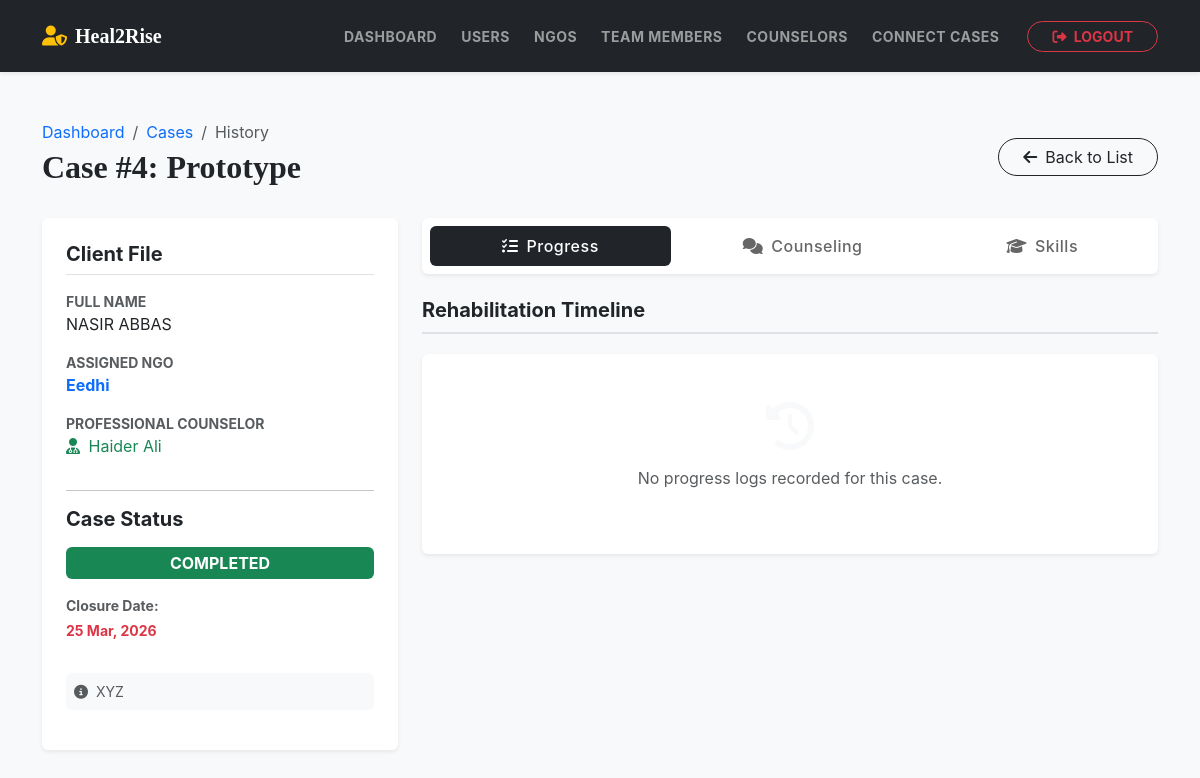
/admin/admin_case_details.php?id=4 (signed in), run on the app's committed database.
### tables this page shows
CREATE TABLE `cases` (
  `case_id` int(11) NOT NULL,
  `user_id` int(11) NOT NULL,
  `ngo_id` int(11) DEFAULT NULL,
  `team_member_id` int(11) DEFAULT NULL,
  `counselor_id` int(11) DEFAULT NULL,
  `case_title` varchar(150) DEFAULT NULL,
  `issue_category` varchar(100) DEFAULT NULL,
  `description` text DEFAULT NULL,
  `start_date` date NOT NULL,
  `status` enum('open','in_progress','rehabilitation','closed','rejected','completed') DEFAULT 'open',
  `closure_date` date DEFAULT NULL,
  `closure_reason` text DEFAULT NULL,
  `assigned_date` datetime DEFAULT current_timestamp(),
  `last_updated` datetime DEFAULT current_timestamp() ON UPDATE current_timestamp()
);

CREATE TABLE `users` (
  `id` int(11) NOT NULL,
  `full_name` varchar(100) NOT NULL,
  `username` varchar(50) NOT NULL,
  `email` varchar(100) NOT NULL,
  `password` varchar(255) NOT NULL,
  `dob` date DEFAULT NULL,
  `cnic` varchar(15) DEFAULT NULL,
  `contact_number` varchar(20) DEFAULT NULL,
  `address` text DEFAULT NULL,
  `is_active` tinyint(1) DEFAULT 1,
  `created_at` timestamp NOT NULL DEFAULT current_timestamp(),
  `updated_at` timestamp NOT NULL DEFAULT current_timestamp() ON UPDATE current_timestamp()
);

CREATE TABLE `ngos` (
  `id` int(11) NOT NULL,
  `ngo_name` varchar(150) NOT NULL,
  `username` varchar(50) NOT NULL,
  `email` varchar(100) NOT NULL,
  `password_hash` varchar(255) NOT NULL,
  `contact_person` varchar(100) DEFAULT NULL,
  `phone` varchar(20) DEFAULT NULL,
  `address` varchar(255) DEFAULT NULL,
  `city` varchar(100) DEFAULT NULL,
  `specialties` text DEFAULT NULL,
  `registration_date` datetime DEFAULT current_timestamp(),
  `is_active` tinyint(1) DEFAULT 1,
  `last_updated` datetime DEFAULT current_timestamp() ON UPDATE current_timestamp()
);

CREATE TABLE `counselors` (
  `id` int(11) NOT NULL,
  `full_name` varchar(100) NOT NULL,
  `email` varchar(100) NOT NULL,
  `phone` varchar(20) DEFAULT NULL,
  `specialization` varchar(100) DEFAULT NULL,
  `password` varchar(255) NOT NULL,
  `created_at` timestamp NOT NULL DEFAULT current_timestamp()
);

### admin/admin_case_details.php (the view, shortened to what this page needs)
<?php
include "config.php";
$case_id = intval($_GET['id'] ?? 0);
$case_sql = "SELECT c.*, u.full_name as user_name, n.ngo_name, co.full_name as assigned_counselor
             FROM cases c
             JOIN users u ON c.user_id = u.id
             LEFT JOIN ngos n ON c.ngo_id = n.id
             LEFT JOIN counselors co ON c.counselor_id = co.id
             WHERE c.case_id = $case_id";
$case_result = mysqli_query($conn, $case_sql);
$case_info = mysqli_fetch_assoc($case_result);
$progress = mysqli_query($conn, "SELECT cp.*, t.full_name as member_name
                                 FROM case_progress cp
                                 LEFT JOIN team_members t ON cp.updated_by_team_member = t.team_member_id
                                 WHERE cp.case_id = $case_id ORDER BY cp.created_at DESC");
?>
<!DOCTYPE html>
<html lang="en">
<head>
    <link href="https://cdn.jsdelivr.net/npm/bootstrap@5.3.0/dist/css/bootstrap.min.css" rel="stylesheet">
    <link rel="stylesheet" href="https://cdnjs.cloudflare.com/ajax/libs/font-awesome/6.4.0/css/all.min.css">
    <link rel="stylesheet" href="../CSS/style.css">
</head>
<body class="bg-light">
<?php include('navbar.php'); ?>
<div class="container mt-5 mb-5">
    <div class="d-flex justify-content-between align-items-center mb-4">
        <div>
            <nav aria-label="breadcrumb">
                <ol class="breadcrumb mb-1">
                    <li class="breadcrumb-item"><a href="dashboard.php" class="text-decoration-none">Dashboard</a></li>
                    <li class="breadcrumb-item"><a href="manage_cases.php" class="text-decoration-none">Cases</a></li>
                    <li class="breadcrumb-item active">History</li>
                </ol>
            </nav>
            <h2 class="fw-bold text-dark">Case #<?= $case_id ?>: <?= htmlspecialchars($case_info['case_title']) ?></h2>
        </div>
        <a href="manage_cases.php" class="btn btn-outline-dark rounded-pill px-4">
            <i class="fas fa-arrow-left me-2"></i>Back to List
        </a>
    </div>
    <div class="row g-4">
        <div class="col-lg-4">
            <div class="card shadow-sm border-0 p-4 sticky-info">
                <h5 class="fw-bold mb-3 border-bottom pb-2">Client File</h5>
                <label class="text-muted small text-uppercase fw-bold">Full Name</label>
                <p class="mb-3"><?= htmlspecialchars($case_info['user_name']) ?></p>
                <label class="text-muted small text-uppercase fw-bold">Assigned NGO</label>
                <p class="mb-3 text-primary fw-bold"><?= $case_info['ngo_name'] ?: 'Central Authority' ?></p>
                <label class="text-muted small text-uppercase fw-bold">Professional Counselor</label>
                <p class="mb-3">
                    <?php if($case_info['assigned_counselor']): ?>
                        <span class="text-success"><i class="fas fa-user-md me-1"></i> <?= htmlspecialchars($case_info['assigned_counselor']) ?></span>
                    <?php else: ?>
                        <span class="text-muted italic">Not Assigned</span>
                    <?php endif; ?>
                </p>
                <hr>
                <h5 class="fw-bold mb-3">Case Status</h5>
                <?php
                    $statusClass = ($case_info['status'] == 'completed') ? 'status-badge-completed' : 'bg-dark';
                ?>
                <span class="badge <?= $statusClass ?> p-2 w-100 fs-6"><?= strtoupper($case_info['status']) ?></span>
                <?php if($case_info['closure_date']): ?>
                    <p class="mt-3 mb-1 small text-muted fw-bold">Closure Date:</p>
                    <p class="small text-danger fw-bold"><?= date('d M, Y', strtotime($case_info['closure_date'])) ?></p>
                <?php endif; ?>
                <p class="mt-3 small text-muted bg-light p-2 rounded">
                    <i class="fas fa-info-circle me-1"></i> <?= nl2br(htmlspecialchars($case_info['description'])) ?>
                </p>
            </div>
        </div>
        <div class="col-lg-8">
            <ul class="nav nav-pills mb-4 bg-white p-2 rounded shadow-sm d-flex justify-content-between" id="pills-tab" role="tablist">
                <li class="nav-item flex-fill text-center">
                    <button class="nav-link active w-100" data-bs-toggle="pill" data-bs-target="#tab-progress">
                        <i class="fas fa-tasks me-2"></i>Progress
                    </button>
                </li>
                <li class="nav-item flex-fill text-center">
                    <button class="nav-link w-100" data-bs-toggle="pill" data-bs-target="#tab-sessions">
                        <i class="fas fa-comments me-2"></i>Counseling
                    </button>
                </li>
                <li class="nav-item flex-fill text-center">
                    <button class="nav-link w-100" data-bs-toggle="pill" data-bs-target="#tab-skills">
                        <i class="fas fa-graduation-cap me-2"></i>Skills
                    </button>
                </li>
            </ul>
            <div class="tab-content" id="pills-tabContent">
                <div class="tab-pane fade show active" id="tab-progress">
                    <h5 class="section-header">Rehabilitation Timeline</h5>
                    <?php if(mysqli_num_rows($progress) > 0): ?>
                        <?php while($p = mysqli_fetch_assoc($progress)): ?>
                            <div class="card log-card shadow-sm border-0 p-3 bg-white">
                                <div class="d-flex justify-content-between align-items-center mb-2">
                                    <span class="badge bg-secondary">Update by <?= htmlspecialchars($p['member_name'] ?: 'System') ?></span>
                                    <small class="text-muted"><i class="far fa-clock me-1"></i><?= date('d M, Y | h:i A', strtotime($p['created_at'])) ?></small>
                                </div>
                                <p class="mb-2 text-dark"><?= nl2br(htmlspecialchars($p['progress_note'])) ?></p>
                                <div class="d-flex gap-2">
                                    <span class="badge bg-light text-dark border"><i class="fas fa-chart-line me-1 text-primary"></i> Skill: <?= $p['skill_training_status'] ?></span>
                                    <span class="badge bg-light text-dark border"><i class="fas fa-heartbeat me-1 text-danger"></i> Counseling: <?= $p['counseling_status'] ?></span>
                                </div>
                            </div>
                        <?php endwhile; ?>
                    <?php else: ?>
                        <div class="text-center py-5 bg-white rounded shadow-sm">
                            <i class="fas fa-history fa-3x text-light mb-3"></i>
                            <p class="text-muted">No progress logs recorded for this case.</p>
                        </div>
                    <?php endif; ?>
                </div>
            </div>
        </div>
    </div>
</div>
</body>
</html>

### CSS/style.css (style rules this page uses)
:root { --primary-color: #d4a373; --accent-color: #faedcd; --text-dark: #2d2d2d; --bg-light: #fefae0; --transition: all 0.3s ease; }
body { font-family: 'Inter', sans-serif; background-color: #fafafa; color: var(--text-dark); }
h1, h2, .navbar-brand { font-family: 'Playfair Display', serif; }

### admin/admin_case_details.php (style rules this page uses)
:root { --admin-dark: #212529; }
.section-header { border-bottom: 2px solid #dee2e6; padding-bottom: 10px; margin-bottom: 20px; font-weight: 700; color: var(--admin-dark); }
.nav-pills .nav-link.active { background-color: var(--admin-dark); }
.nav-pills .nav-link { color: #666; font-weight: 500; }
.sticky-info { position: sticky; top: 20px; }
.status-badge-completed { background-color: #198754 !important; }

### admin/navbar.php (style rules this page uses)
.nav-link { letter-spacing: 0.5px; transition: color 0.2s ease; }

### data on the page
cases: case_title "Prototype", user.full_name "NASIR ABBAS", ngo.ngo_name "Eedhi", counselor.full_name "Haider Ali", status "COMPLETED", closure_date "25 Mar, 2026", description "XYZ"

### other printed values
$case_id "4"
